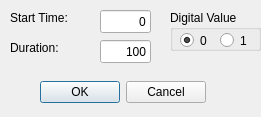
<?xml version="1.0" encoding="UTF-8"?>
<ui version="4.0">
 <class>digitalDialog</class>
 <widget class="QWidget" name="digitalDialog">
  <property name="enabled">
   <bool>true</bool>
  </property>
  <property name="geometry">
   <rect>
    <x>0</x>
    <y>0</y>
    <width>261</width>
    <height>117</height>
   </rect>
  </property>
  <property name="windowTitle">
   <string>Form</string>
  </property>
  <widget class="QLabel" name="lbDuration">
   <property name="geometry">
    <rect>
     <x>10</x>
     <y>40</y>
     <width>59</width>
     <height>15</height>
    </rect>
   </property>
   <property name="text">
    <string>Duration:</string>
   </property>
  </widget>
  <widget class="QGroupBox" name="gbDigitalValue">
   <property name="geometry">
    <rect>
     <x>170</x>
     <y>10</y>
     <width>91</width>
     <height>41</height>
    </rect>
   </property>
   <property name="title">
    <string>Digital Value</string>
   </property>
   <widget class="QRadioButton" name="rbDigitalZero">
    <property name="geometry">
     <rect>
      <x>10</x>
      <y>20</y>
      <width>31</width>
      <height>21</height>
     </rect>
    </property>
    <property name="text">
     <string>0</string>
    </property>
    <property name="checked">
     <bool>true</bool>
    </property>
   </widget>
   <widget class="QRadioButton" name="rbDigitalOne">
    <property name="geometry">
     <rect>
      <x>50</x>
      <y>20</y>
      <width>31</width>
      <height>21</height>
     </rect>
    </property>
    <property name="text">
     <string>1</string>
    </property>
   </widget>
  </widget>
  <widget class="QDialogButtonBox" name="bbOkCancel">
   <property name="geometry">
    <rect>
     <x>40</x>
     <y>80</y>
     <width>166</width>
     <height>24</height>
    </rect>
   </property>
   <property name="standardButtons">
    <set>QDialogButtonBox::Cancel|QDialogButtonBox::Ok</set>
   </property>
  </widget>
  <widget class="QLabel" name="lbStartTime">
   <property name="geometry">
    <rect>
     <x>10</x>
     <y>10</y>
     <width>81</width>
     <height>16</height>
    </rect>
   </property>
   <property name="text">
    <string>Start Time:</string>
   </property>
  </widget>
  <widget class="QLineEdit" name="leStartTime">
   <property name="geometry">
    <rect>
     <x>100</x>
     <y>10</y>
     <width>51</width>
     <height>23</height>
    </rect>
   </property>
   <property name="text">
    <string>0</string>
   </property>
   <property name="alignment">
    <set>Qt::AlignRight|Qt::AlignTrailing|Qt::AlignVCenter</set>
   </property>
  </widget>
  <widget class="QLineEdit" name="leDuration">
   <property name="geometry">
    <rect>
     <x>100</x>
     <y>40</y>
     <width>51</width>
     <height>23</height>
    </rect>
   </property>
   <property name="text">
    <string>100</string>
   </property>
   <property name="alignment">
    <set>Qt::AlignRight|Qt::AlignTrailing|Qt::AlignVCenter</set>
   </property>
  </widget>
 </widget>
 <resources/>
 <connections>
  <connection>
   <sender>bbOkCancel</sender>
   <signal>accepted()</signal>
   <receiver>digitalDialog</receiver>
   <slot>close()</slot>
   <hints>
    <hint type="sourcelabel">
     <x>132</x>
     <y>111</y>
    </hint>
    <hint type="destinationlabel">
     <x>130</x>
     <y>70</y>
    </hint>
   </hints>
  </connection>
  <connection>
   <sender>bbOkCancel</sender>
   <signal>rejected()</signal>
   <receiver>digitalDialog</receiver>
   <slot>close()</slot>
   <hints>
    <hint type="sourcelabel">
     <x>132</x>
     <y>111</y>
    </hint>
    <hint type="destinationlabel">
     <x>130</x>
     <y>70</y>
    </hint>
   </hints>
  </connection>
 </connections>
</ui>
